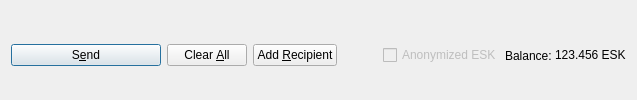
         <widget class="QFrame" name="frame_Send">
          <layout class="QHBoxLayout" name="horizontalLayout">
           <property name="bottomMargin">
            <number>0</number>
           </property>
           <item>
            <widget class="QPushButton" name="sendButton">
             <property name="minimumSize">
              <size>
               <width>150</width>
               <height>0</height>
              </size>
             </property>
             <property name="toolTip">
              <string>Confirm the send action</string>
             </property>
             <property name="text">
              <string>S&amp;end</string>
             </property>
             <property name="icon">
              <iconset resource="../eskacoin.qrc">
               <normaloff>:/icons/send</normaloff>:/icons/send</iconset>
             </property>
             <property name="autoDefault">
              <bool>false</bool>
             </property>
             <property name="default">
              <bool>true</bool>
             </property>
            </widget>
           </item>
           <item>
            <widget class="QPushButton" name="clearButton">
             <property name="sizePolicy">
              <sizepolicy hsizetype="Minimum" vsizetype="Fixed">
               <horstretch>0</horstretch>
               <verstretch>0</verstretch>
              </sizepolicy>
             </property>
             <property name="toolTip">
              <string>Clear all fields of the form.</string>
             </property>
             <property name="text">
              <string>Clear &amp;All</string>
             </property>
             <property name="icon">
              <iconset resource="../eskacoin.qrc">
               <normaloff>:/icons/remove</normaloff>:/icons/remove</iconset>
             </property>
             <property name="autoDefault">
              <bool>false</bool>
             </property>
            </widget>
           </item>
           <item>
            <widget class="QPushButton" name="addButton">
             <property name="toolTip">
              <string>Send to multiple recipients at once</string>
             </property>
             <property name="text">
              <string>Add &amp;Recipient</string>
             </property>
             <property name="icon">
              <iconset resource="../eskacoin.qrc">
               <normaloff>:/icons/add</normaloff>:/icons/add</iconset>
             </property>
             <property name="autoDefault">
              <bool>false</bool>
             </property>
            </widget>
           </item>
           <item>
            <spacer name="horizontalSpacer">
             <property name="orientation">
              <enum>Qt::Horizontal</enum>
             </property>
             <property name="sizeHint" stdset="0">
              <size>
               <width>40</width>
               <height>20</height>
              </size>
             </property>
            </spacer>
           </item>
           <item>
            <layout class="QHBoxLayout" name="horizontalLayout_2">
             <property name="spacing">
              <number>3</number>
             </property>
             <item>
              <widget class="QCheckBox" name="checkzESK">
               <property name="enabled">
                <bool>false</bool>
               </property>
               <property name="text">
                <string>Anonymized ESK</string>
               </property>
              </widget>
             </item>
             <item>
              <widget class="QLabel" name="label">
               <property name="text">
                <string>Balance:</string>
               </property>
              </widget>
             </item>
             <item>
              <widget class="QLabel" name="labelBalance">
               <property name="sizePolicy">
                <sizepolicy hsizetype="Preferred" vsizetype="Fixed">
                 <horstretch>0</horstretch>
                 <verstretch>0</verstretch>
                </sizepolicy>
               </property>
               <property name="cursor">
                <cursorShape>IBeamCursor</cursorShape>
               </property>
               <property name="text">
                <string notr="true">123.456 ESK</string>
               </property>
               <property name="textInteractionFlags">
                <set>Qt::LinksAccessibleByMouse|Qt::TextSelectableByKeyboard|Qt::TextSelectableByMouse</set>
               </property>
              </widget>
             </item>
            </layout>
           </item>
          </layout>
         </widget>
